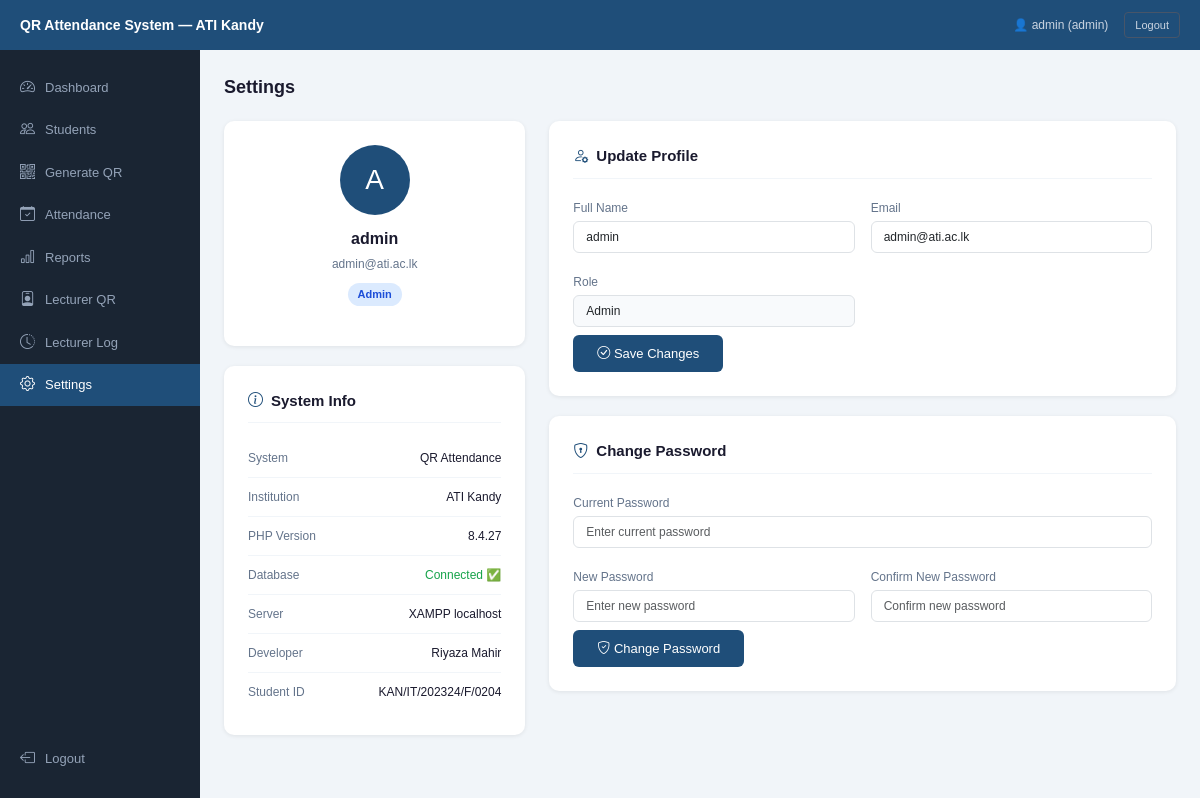
/qr_attendance/settings.php (signed in), run on the app's committed database.
### tables this page shows
CREATE TABLE `users` (
  `id` int(11) NOT NULL,
  `name` varchar(100) DEFAULT NULL,
  `email` varchar(100) DEFAULT NULL,
  `password` varchar(255) DEFAULT NULL,
  `role` enum('admin','lecturer') NOT NULL,
  `qr_token` varchar(255) DEFAULT NULL,
  `subject` varchar(100) DEFAULT NULL,
  `phone` varchar(20) DEFAULT NULL
);

### qr_attendance/settings.php (the view, shortened to what this page needs)
<?php
include 'db_connect.php';
$user_id = $_SESSION['user_id'];
$user    = mysqli_fetch_assoc(mysqli_query($conn, "SELECT * FROM users WHERE id='$user_id'"));
?>
<!DOCTYPE html>
<html>
<head>
    <link href="https://cdn.jsdelivr.net/npm/bootstrap@5.3.0/dist/css/bootstrap.min.css" rel="stylesheet">
    <link href="https://cdn.jsdelivr.net/npm/bootstrap-icons@1.10.5/font/bootstrap-icons.css" rel="stylesheet">
</head>
<body>
<div class="topbar">
    <div class="topbar-title">QR Attendance System — ATI Kandy</div>
    <div class="d-flex align-items-center gap-3">
        <span style="font-size:12px; color:#cbd5e1;">👤 <?php echo $_SESSION['name']; ?> (<?php echo $_SESSION['role']; ?>)</span>
        <a href="logout.php"><button class="logout-btn">Logout</button></a>
    </div>
</div>
<div class="sidebar">
    <a href="dashboard.php" class="sidebar-item <?php echo basename($_SERVER['PHP_SELF'])=='dashboard.php' ? 'active' : ''; ?>">
        <i class="bi bi-speedometer2"></i> Dashboard
    </a>
    <?php if($_SESSION['role'] == 'admin'): ?>
        <a href="students.php" class="sidebar-item <?php echo basename($_SERVER['PHP_SELF'])=='students.php' ? 'active' : ''; ?>">
            <i class="bi bi-people"></i> Students
        </a>
        <a href="generate_qr.php" class="sidebar-item <?php echo basename($_SERVER['PHP_SELF'])=='generate_qr.php' ? 'active' : ''; ?>">
            <i class="bi bi-qr-code"></i> Generate QR
        </a>
        <a href="attendance.php" class="sidebar-item <?php echo basename($_SERVER['PHP_SELF'])=='attendance.php' ? 'active' : ''; ?>">
            <i class="bi bi-calendar-check"></i> Attendance
        </a>
        <a href="reports.php" class="sidebar-item <?php echo basename($_SERVER['PHP_SELF'])=='reports.php' ? 'active' : ''; ?>">
            <i class="bi bi-bar-chart"></i> Reports
        </a>
        <a href="lecturer_qr.php" class="sidebar-item <?php echo basename($_SERVER['PHP_SELF'])=='lecturer_qr.php' ? 'active' : ''; ?>">
            <i class="bi bi-person-badge"></i> Lecturer QR
        </a>
        <a href="lecturer_attendance.php" class="sidebar-item <?php echo basename($_SERVER['PHP_SELF'])=='lecturer_attendance.php' ? 'active' : ''; ?>">
            <i class="bi bi-clock-history"></i> Lecturer Log
        </a>
        <a href="settings.php" class="sidebar-item <?php echo basename($_SERVER['PHP_SELF'])=='settings.php' ? 'active' : ''; ?>">
            <i class="bi bi-gear"></i> Settings
        </a>
    <?php endif; ?>
    <a href="logout.php" class="sidebar-item"
       style="position:absolute; bottom:20px; width:100%;">
        <i class="bi bi-box-arrow-left"></i> Logout
    </a>
</div>
<div class="main">
    <div class="page-title">Settings</div>
    <div class="row">
        <div class="col-md-4">
            <div class="card-box" style="text-align:center;">
                <div class="profile-avatar" style="margin: 0 auto 12px;">
                    <?php echo strtoupper(substr($user['name'], 0, 1)); ?>
                </div>
                <div style="font-size:16px; font-weight:600; color:#1a1a2e;">
                    <?php echo $user['name']; ?>
                </div>
                <div style="font-size:12px; color:#64748b; margin:4px 0 8px;">
                    <?php echo $user['email']; ?>
                </div>
                <div class="role-badge"><?php echo $user['role']; ?></div>
            </div>
            <div class="card-box">
                <div class="card-box-title">
                    <i class="bi bi-info-circle"></i> System Info
                </div>
                <div class="info-row">
                    <span class="info-label">System</span>
                    <span class="info-value">QR Attendance</span>
                </div>
                <div class="info-row">
                    <span class="info-label">Institution</span>
                    <span class="info-value">ATI Kandy</span>
                </div>
                <div class="info-row">
                    <span class="info-label">PHP Version</span>
                    <span class="info-value"><?php echo phpversion(); ?></span>
                </div>
                <div class="info-row">
                    <span class="info-label">Database</span>
                    <span class="info-value green">Connected ✅</span>
                </div>
                <div class="info-row">
                    <span class="info-label">Server</span>
                    <span class="info-value">XAMPP localhost</span>
                </div>
                <div class="info-row">
                    <span class="info-label">Developer</span>
                    <span class="info-value">Riyaza Mahir</span>
                </div>
                <div class="info-row">
                    <span class="info-label">Student ID</span>
                    <span class="info-value">KAN/IT/202324/F/0204</span>
                </div>
            </div>
        </div>
        <div class="col-md-8">
            <div class="card-box">
                <div class="card-box-title">
                    <i class="bi bi-person-gear"></i> Update Profile
                </div>
                <form method="POST">
                    <div class="row g-3">
                        <div class="col-md-6">
                            <label class="form-label">Full Name</label>
                            <input type="text" name="name" class="form-control"
                                   value="<?php echo $user['name']; ?>" required>
                        </div>
                        <div class="col-md-6">
                            <label class="form-label">Email</label>
                            <input type="email" name="email" class="form-control"
                                   value="<?php echo $user['email']; ?>" required>
                        </div>
                        <div class="col-md-6">
                            <label class="form-label">Role</label>
                            <input type="text" class="form-control"
                                   value="<?php echo ucfirst($user['role']); ?>" readonly
                                   style="background:#f8fafc;">
                        </div>
                    </div>
                    <button type="submit" name="update_profile" class="btn-save">
                        <i class="bi bi-check-circle"></i> Save Changes
                    </button>
                </form>
            </div>
            <div class="card-box">
                <div class="card-box-title">
                    <i class="bi bi-shield-lock"></i> Change Password
                </div>
                <form method="POST">
                    <div class="row g-3">
                        <div class="col-md-12">
                            <label class="form-label">Current Password</label>
                            <input type="password" name="current_password"
                                   class="form-control" placeholder="Enter current password" required>
                        </div>
                        <div class="col-md-6">
                            <label class="form-label">New Password</label>
                            <input type="password" name="new_password"
                                   class="form-control" placeholder="Enter new password" required>
                        </div>
                        <div class="col-md-6">
                            <label class="form-label">Confirm New Password</label>
                            <input type="password" name="confirm_password"
                                   class="form-control" placeholder="Confirm new password" required>
                        </div>
                    </div>
                    <button type="submit" name="change_password" class="btn-save">
                        <i class="bi bi-shield-check"></i> Change Password
                    </button>
                </form>
            </div>
        </div>
    </div>
</div>
</body>
</html>

### qr_attendance/settings.php (style rules this page uses)
* { box-sizing: border-box; margin: 0; padding: 0; }
body { font-family: Arial, sans-serif; background: #f1f5f9; }
.topbar { background: #1F4E79; color: #fff; padding: 12px 20px; display: flex; justify-content: space-between; align-items: center; position: fixed; top: 0; left: 0; right: 0; z-index: 100; height: 50px; }
.topbar-title { font-size: 14px; font-weight: 600; }
.sidebar { position: fixed; top: 50px; left: 0; width: 200px; height: calc(100vh - 50px); background: #1a2533; padding: 16px 0; z-index: 99; }
.sidebar-item { display: flex; align-items: center; gap: 10px; padding: 10px 20px; color: #94a3b8; font-size: 13px; text-decoration: none; }
.sidebar-item.active { background: #1F4E79; color: #fff; }
.sidebar-item i { font-size: 15px; }
.main { margin-left: 200px; margin-top: 50px; padding: 24px; }
.page-title { font-size: 18px; font-weight: 600; color: #1a1a2e; margin-bottom: 20px; }
.card-box { background: #fff; border-radius: 10px; padding: 24px; box-shadow: 0 1px 4px rgba(0,0,0,0.08); margin-bottom: 20px; }
.card-box-title { font-size: 15px; font-weight: 600; color: #1a1a2e; margin-bottom: 16px; padding-bottom: 10px; border-bottom: 1px solid #f1f5f9; display: flex; align-items: center; gap: 8px; }
.card-box-title i { color: #1F4E79; }
.form-label { font-size: 12px; color: #64748b; margin-bottom: 4px; }
.form-control { font-size: 12px; }
.btn-save { background: #1F4E79; color: #fff; border: none; padding: 9px 24px; border-radius: 6px; font-size: 13px; font-weight: 500; cursor: pointer; margin-top: 8px; }
.profile-avatar { width: 70px; height: 70px; border-radius: 50%; background: #1F4E79; display: flex; align-items: center; justify-content: center; font-size: 28px; color: #fff; margin-bottom: 16px; }
.role-badge { background: #dbeafe; color: #1d4ed8; font-size: 11px; padding: 3px 10px; border-radius: 20px; font-weight: 600; display: inline-block; margin-bottom: 16px; text-transform: capitalize; }
.info-row { display: flex; justify-content: space-between; align-items: center; padding: 10px 0; border-bottom: 0.5px solid #f1f5f9; font-size: 12px; }
.info-row:last-child { border-bottom: none; }
.info-label { color: #64748b; }
.info-value { color: #1a1a2e; font-weight: 500; }
.info-value.green { color: #16a34a; }
.logout-btn { background: none; border: 1px solid #475569; color: #cbd5e1; font-size: 11px; padding: 4px 10px; border-radius: 4px; cursor: pointer; }

### data on the page
users: name "A", name "admin", email "admin@ati.ac.lk", role "Admin"

### other printed values
$_SESSION['name'] "admin"
$_SESSION['role'] "admin"
phpversion() "8.4.27"
